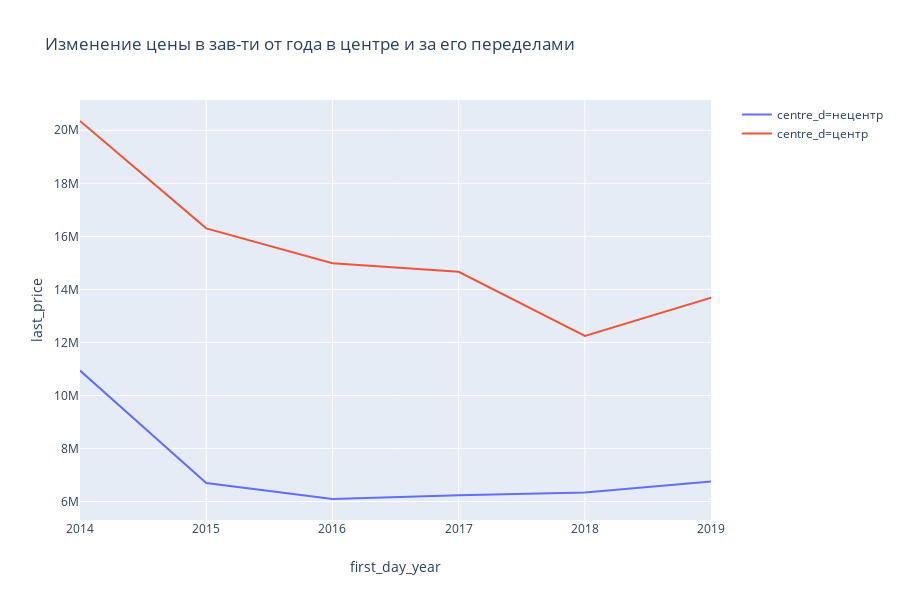

The code cell stored with this chart in its notebook:
### Code cell
spb_floor = df_piter.pivot_table(index = ['first_day_year', 'centre_d'], values = 'last_price', aggfunc = 'mean').reset_index()
display(spb_floor)

fig = px.line(spb_floor, x = 'first_day_year', color = 'centre_d', y = 'last_price', title = 'Изменение цены в зав-ти от года в центре и за его переделами')
fig.show()

### Figure 1 — Plotly figure (JSON) as saved in the notebook; plotly's stock layout.template omitted (floating-point values rounded to 4 significant figures)
{"data": [{"hoverlabel": {"namelength": 0}, "hovertemplate": "centre_d=нецентр<br>first_day_year=%{x}<br>last_price=%{y}", "legendgroup": "centre_d=нецентр", "line": {"color": "#636efa", "dash": "solid"}, "mode": "lines", "name": "centre_d=нецентр", "showlegend": true, "type": "scatter", "x": [2014, 2015, 2016, 2017, 2018, 2019], "xaxis": "x", "y": [10940000.0, 6695000.0, 6094000.0, 6233000.0, 6336000.0, 6754000.0], "yaxis": "y"}, {"hoverlabel": {"namelength": 0}, "hovertemplate": "centre_d=центр<br>first_day_year=%{x}<br>last_price=%{y}", "legendgroup": "centre_d=центр", "line": {"color": "#EF553B", "dash": "solid"}, "mode": "lines", "name": "centre_d=центр", "showlegend": true, "type": "scatter", "x": [2014, 2015, 2016, 2017, 2018, 2019], "xaxis": "x", "y": [20350000.0, 16300000.0, 14990000.0, 14660000.0, 12250000.0, 13690000.0], "yaxis": "y"}], "layout": {"height": 600, "legend": {"tracegroupgap": 0}, "title": {"text": "Изменение цены в зав-ти от года в центре и за его переделами"}, "xaxis": {"anchor": "y", "domain": [0, 0.98], "title": {"text": "first_day_year"}}, "yaxis": {"anchor": "x", "domain": [0, 1], "title": {"text": "last_price"}}}}
